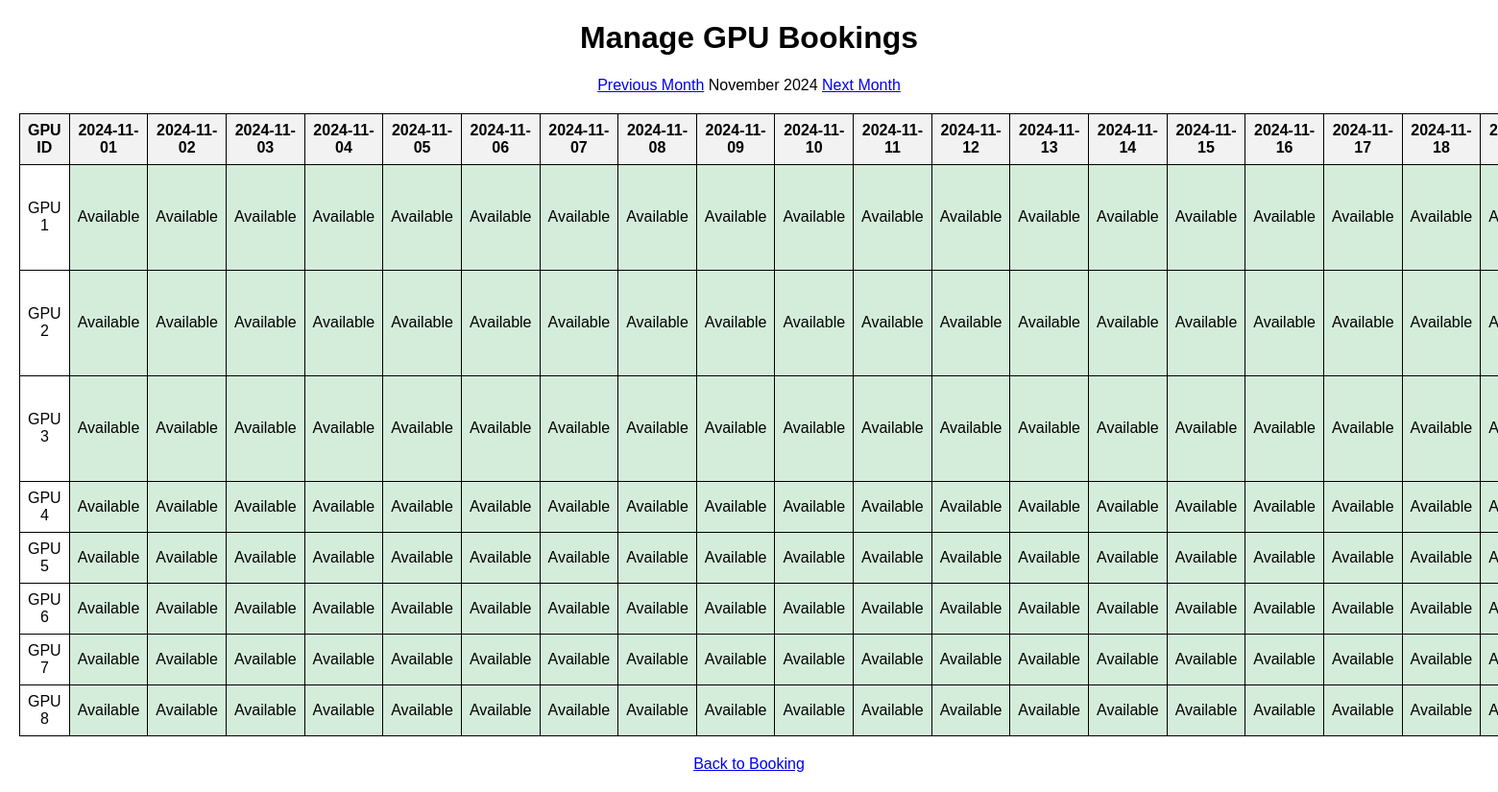
The app's page /manage_bookings with its own data.
### main.py (models this page shows)
class GPU(db.Model):
    id = db.Column(db.Integer, primary_key=True)
    bookings = db.relationship('Booking', backref='gpu', lazy=True)

### main.py (the view)
@app.route('/manage_bookings')
def manage_bookings():
    month_offset = int(request.args.get('month_offset', 0))
    current_date = datetime.utcnow().replace(day=1)
    target_month = current_date.month + month_offset
    target_year = current_date.year + (target_month - 1) // 12
    target_month = (target_month - 1) % 12 + 1
    start_date = datetime(target_year, target_month, 1)
    next_month = (start_date.replace(day=28) + timedelta(days=4)).replace(day=1)
    days_in_month = (next_month - start_date).days
    gpus = GPU.query.all()
    end_date = start_date + timedelta(days=days_in_month)
    bookings = Booking.query.filter(Booking.date >= start_date, Booking.date < end_date).all()
    bookings_dict = {}
    for booking in bookings:
        bookings_dict.setdefault(booking.date, {})[booking.gpu_id] = booking
    return render_template(
        'manage_bookings.html',
        gpus=gpus,
        bookings=bookings_dict,
        start_date=start_date,
        days_in_month=days_in_month,
        month_offset=month_offset,
        timedelta=timedelta
    )

### templates/manage_bookings.html (shortened to what this page needs)
<!DOCTYPE html>
<html lang="en">
<head>
</head>
<body>
    <h1>Manage GPU Bookings</h1>
    <div class="navigation">
        <a href="{{ url_for('manage_bookings', month_offset=month_offset-1) }}">Previous Month</a>
        <span>{{ start_date.strftime('%B %Y') }}</span>
        <a href="{{ url_for('manage_bookings', month_offset=month_offset+1) }}">Next Month</a>
    </div>
    <table>
        <thead>
            <tr>
                <th>GPU ID</th>
                {% for day in range(days_in_month) %}
                    {% set current_date = (start_date + timedelta(days=day)).date() %}
                    <th>{{ current_date.strftime('%Y-%m-%d') }}</th>
                {% endfor %}
            </tr>
        </thead>
        <tbody>
            {% for gpu in gpus %}
                <tr>
                    <td>GPU {{ gpu.id }}</td>
                    {% for day in range(days_in_month) %}
                        {% set current_date = (start_date + timedelta(days=day)).date() %}
                        {% if bookings.get(current_date) and bookings[current_date].get(gpu.id) %}
                            <td class="booked">
                                <div>Booked by: {{ bookings[current_date][gpu.id].booker_name }}</div>
                                <div>Purpose: {{ bookings[current_date][gpu.id].purpose }}</div>
                                <form action="{{ url_for('free_booking') }}" method="post">
                                    <input type="hidden" name="booking_id" value="{{ bookings[current_date][gpu.id].id }}">
                                    <input type="hidden" name="month_offset" value="{{ month_offset }}">
                                    <button type="submit">Remove</button>
                                </form>
                            </td>
                        {% else %}
                            <td class="available">Available</td>
                        {% endif %}
                    {% endfor %}
                </tr>
            {% endfor %}
        </tbody>
    </table>
    <div class="footer">
        <a href="{{ url_for('index') }}">Back to Booking</a>
    </div>
</body>
</html>

### templates/manage_bookings.html (style rules this page uses)
body { font-family: Arial, sans-serif; margin: 20px; }
h1 { text-align: center; }
.navigation { text-align: center; margin-bottom: 20px; }
table { width: 100%; border-collapse: collapse; margin-bottom: 20px; }
th, td { border: 1px solid black; padding: 8px; text-align: center; }
th { background-color: #f2f2f2; }
.available { background-color: #d4edda; }
.footer { text-align: center; margin-top: 20px; }

### records on screen
GPU: id "1"
GPU: id "2"
GPU: id "3"
GPU: id "4"
GPU: id "5"
GPU: id "6"
GPU: id "7"
GPU: id "8"

### other values on screen
{{ start_date.strftime('%B %Y') }} "November 2024"
{{ current_date.strftime('%Y-%m-%d') }} "2024-11-01" "2024-11-02" "2024-11-03" "2024-11-04" "2024-11-05" "2024-11-06" "2024-11-07" "2024-11-08" "2024-11-09" "2024-11-10" "2024-11-11" "2024-11-12" "2024-11-13" "2024-11-14" "2024-11-15" "2024-11-16" "2024-11-17" "2024-11-18"
